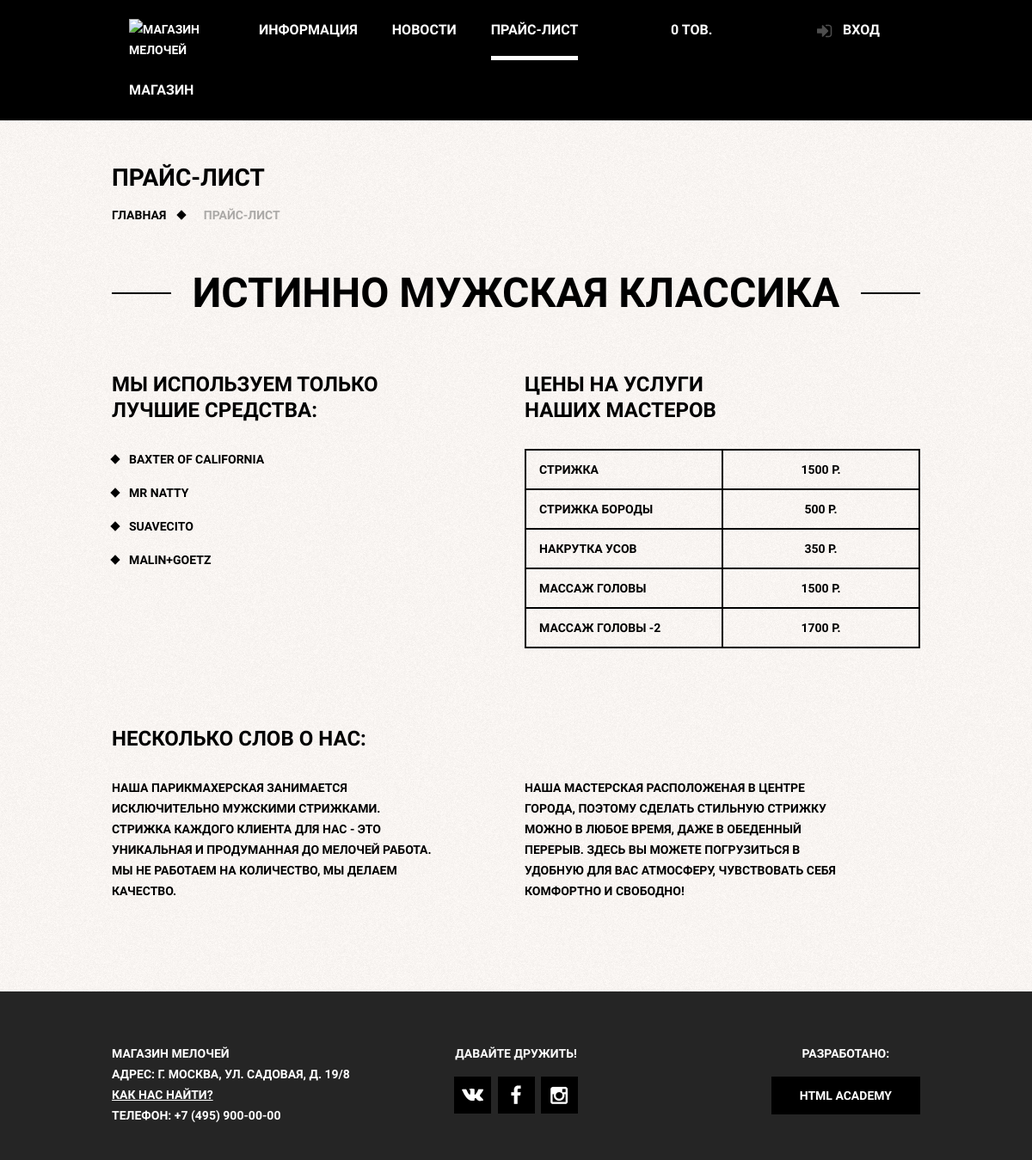
The page /price/ on the database its author committed.
### barber_baseapp/models.py (models this page shows)
class Price(models.Model):
    service_name = models.CharField(max_length=30)
    price = models.DecimalField(max_digits=5, decimal_places=0)

### barber_baseapp/views.py (the view)
# urls.py: path('price/', PriceListView.as_view(), name='price_page'),
class PriceListView(ListView):
	model = Price
	template_name = 'barber_baseapp/price.html'
	context_object_name = 'price'

### barber_account/context_processors.py (called while the page is built)
def loginform(request):
    return {'form': LoginForm}

### barber_cart/cart.py (called while the page is built)
    def __len__(self):
        return sum(item['quantity'] for item in self.cart.values())

### barber_cart/context_processors.py (called while the page is built)
def cart(request):
	return {'cart': Cart(request)}

### barber_baseapp/templates/barber_baseapp/price.html (shortened to what this page needs)
{% extends 'base.html' %}
{% load static %}
{% block bodyclass%}
	class="inner-page"
{% endblock %}
{% block content %}
    <h1 class="inner-page-title">
        Прайс-лист
    </h1>
    <ul class="breadcrumbs">
        <li><a href="{% url 'main_page' %}">Главная</a></li>
        <li class="current">Прайс-лист</li>
    </ul>
    <div class="inner-content">
        <div class="big-heading">
            <h2>Истинно мужская классика</h2>
        </div>
        <div class="inner-columns clearfix">
            <div class="inner-columns-left">
            <h2>Мы используем только<br>лучшие средства:</h2>
            <ul class="custom-list-1">
                <li>Baxter of California</li>
                <li>Mr Natty</li>
                <li>Suavecito</li>
                <li>Malin+Goetz</li>
            </ul>
            </div>
            <div class="inner-columns-right">
            <h2>Цены на услуги<br>наших мастеров</h2>
            <table class="prices-table">
				{% for item in price %}
				<tr>
                    <td>{{ item.service_name }}</td>
                    <td>{{ item.price }} р.</td>
                </tr>
				{% endfor %}
            </table>
            </div>
        </div>
        <div class="inner-columns clearfix">
            <h2>Несколько слов о нас:</h2>
            <div class="inner-columns-left">
            <p class="short-text">Наша парикмахерская занимается исключительно мужскими
                стрижками. Стрижка каждого клиента для нас - это уникальная
                и продуманная до мелочей работа. Мы не работаем на количество,
                мы делаем качество.
            </p>
            </div>
            <div class="inner-columns-right">
            <p class="short-text">Наша мастерская расположеная в центре города, поэтому
                сделать стильную стрижку можно в любое время, даже в
                обеденный перерыв. Здесь вы можете погрузиться в удобную
                для вас атмосферу, чувствовать себя комфортно и свободно!
            </p>
            </div>
        </div>
    </div>
{% endblock %}

### static/css/style.css (style rules this page uses)
html, body { margin: 0; padding: 0; }
body { min-width: 960px; font-weight: 700; font-size: 14px; line-height: 24px; font-family: "PT Sans Narrow", "Arial", sans-serif; color: #ffffff; text-transform: uppercase; background: #000000 url(../images/tint.png) no-repeat center top; }
.inner-page { color: #000000; background: #f8f3f0 url(../images/pattern-white.jpg) repeat; }
.clearfix::after { content: ""; display: table; clear: both; }
.breadcrumbs { margin: 0; padding: 0; list-style: none; }
.breadcrumbs li { position: relative; display: inline; padding-right: 40px; }
.breadcrumbs a { color: #000000; text-decoration: none; }
.breadcrumbs .current { color: #aba9a7; }
.breadcrumbs li::after { content: ""; position: absolute; top: 4px; right: 18px; width: 8px; height: 8px; background-color: #000000; transform: rotate(45deg); }
.breadcrumbs .current::after { content: none; }
.inner-content { margin-bottom: 75px; }
.inner-content h2 { margin-top: 60px; margin-bottom: 30px; font-size: 24px; line-height: 30px; }
.inner-content p { margin: 14px 0; }
.inner-content table { border-collapse: collapse; }
.inner-content td { padding: 10px 15px; border: 2px solid #000000; }
.big-heading { margin-top: 55px; margin-bottom: 65px; text-align: center; }
.big-heading h2 { position: relative; display: inline; z-index: 2; margin: 0; padding:0 25px; font-size: 48px; line-height: 48px; text-align: center; background: #f5f3f0 url(../images/pattern-white.jpg) repeat; }
.big-heading::after { content: ""; position: relative; top: -25px; z-index: 1; display: block; border-bottom: 2px solid #000000; }
.custom-list-1 { margin: 14px 0; padding: 0; list-style: none; }
.custom-list-1 li { position: relative; margin-bottom: 15px; padding-left: 20px; }
.custom-list-1 li::before { content: ""; position: absolute; top: 8px; left: 0; width: 8px; height: 8px; background-color: #000000; transform: rotate(45deg); }
.prices-table { width: 100%; }
.prices-table td { width: 50%; }
.prices-table td:last-child { text-align: center; }
.inner-columns { margin: 60px 0; }
.inner-columns-left, .inner-columns-right { width: 460px; padding-bottom: 30px; }
.inner-columns-left { float: left; }
.inner-columns-right { float: right; }
.inner-columns-left *:first-child, .inner-columns-right *:first-child { margin-top: 0; }
.inner-columns-left *:last-child, .inner-columns-right *:last-child { margin-bottom: 0; }
.short-text { padding-right: 80px; }

### rows shown on the page
Price: service_name "СТРИЖКА", price "1500"
Price: service_name "СТРИЖКА БОРОДЫ", price "500"
Price: service_name "НАКРУТКА УСОВ", price "350"
Price: service_name "МАССАЖ ГОЛОВЫ", price "1500"
Price: service_name "МАССАЖ ГОЛОВЫ -2", price "1700"
